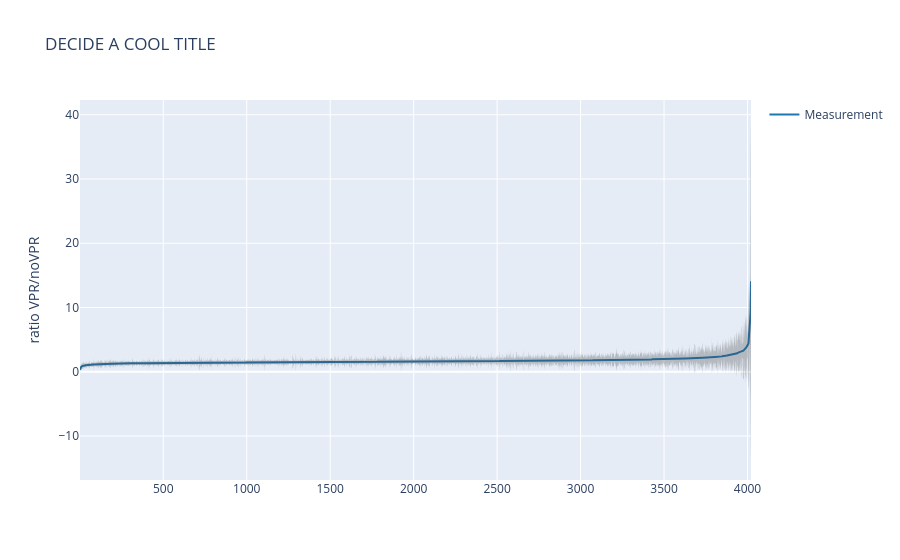

The cell this chart's notebook holds for it:
### Code cell
fig = go.Figure([
    go.Scatter(
        name='Measurement',
        x=df['ranking_mean_of_ratio'],
        y=df['mean_of_ratio'],
        mode='lines',
        line=dict(color='rgb(31, 119, 180)')
    ),
    go.Scatter(
        name='Upper Bound',
        x=df['ranking_mean_of_ratio'],
        y=df['mean_of_ratio']+df['std_of_ratio'],
        mode='lines',
        marker=dict(color="#444"),
        line=dict(width=0),
        showlegend=False
    ),
    go.Scatter(
        name='Lower Bound',
        x=df['ranking_mean_of_ratio'],
        y=df['mean_of_ratio']-df['std_of_ratio'],
        marker=dict(color="#444"),
        line=dict(width=0),
        mode='lines',
        fillcolor='rgba(68, 68, 68, 0.3)',
        fill='tonexty',
        showlegend=False
    )
])
fig.update_layout(
    yaxis_title='ratio VPR/noVPR',
    title='DECIDE A COOL TITLE',
    hovermode="x"
)
#fig.update_yaxes(type="log")
fig.write_html("./ranking_with_std_dev_of_ratios_not_log.html")
fig.show()

### Figure 1 — Plotly figure (JSON) as saved in the notebook; plotly's stock layout.template omitted (floating-point values rounded to 4 significant figures; data arrays with more than 128 entries replaced by an {"elided": "..."} marker saying what was removed)
{"data": [{"line": {"color": "rgb(31, 119, 180)"}, "mode": "lines", "name": "Measurement", "type": "scatter", "x": {"elided": "4021 int values"}, "y": {"elided": "4021 float values"}}, {"line": {"width": 0}, "marker": {"color": "#444"}, "mode": "lines", "name": "Upper Bound", "showlegend": false, "type": "scatter", "x": {"elided": "4021 int values"}, "y": {"elided": "4021 float values"}}, {"fill": "tonexty", "fillcolor": "rgba(68, 68, 68, 0.3)", "line": {"width": 0}, "marker": {"color": "#444"}, "mode": "lines", "name": "Lower Bound", "showlegend": false, "type": "scatter", "x": {"elided": "4021 int values"}, "y": {"elided": "4021 float values"}}], "layout": {"autosize": true, "hovermode": "x", "title": {"text": "DECIDE A COOL TITLE"}, "xaxis": {"autorange": true, "range": [1, 4021], "type": "linear"}, "yaxis": {"autorange": true, "range": [-16.85, 42.3], "title": {"text": "ratio VPR/noVPR"}, "type": "linear"}}}
